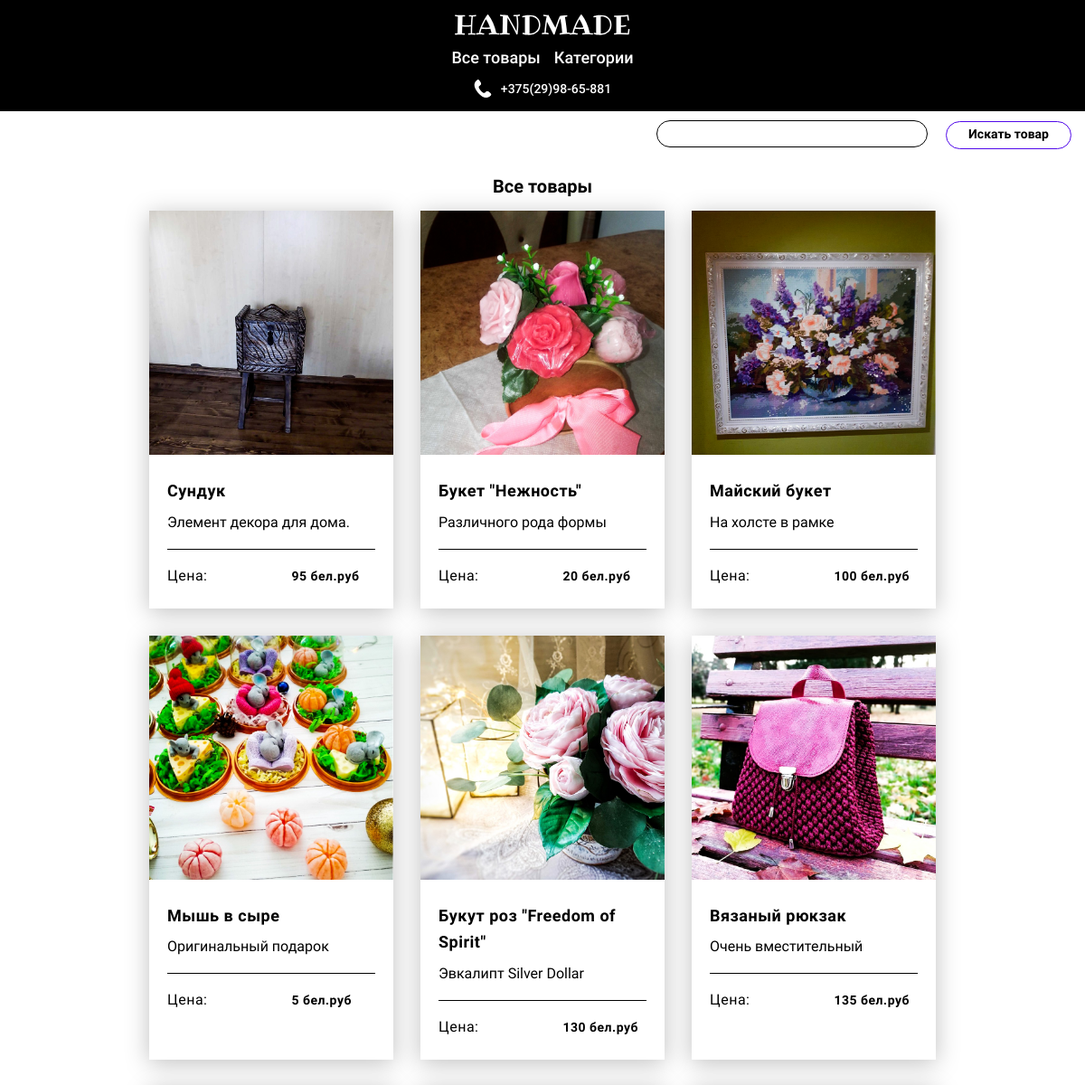
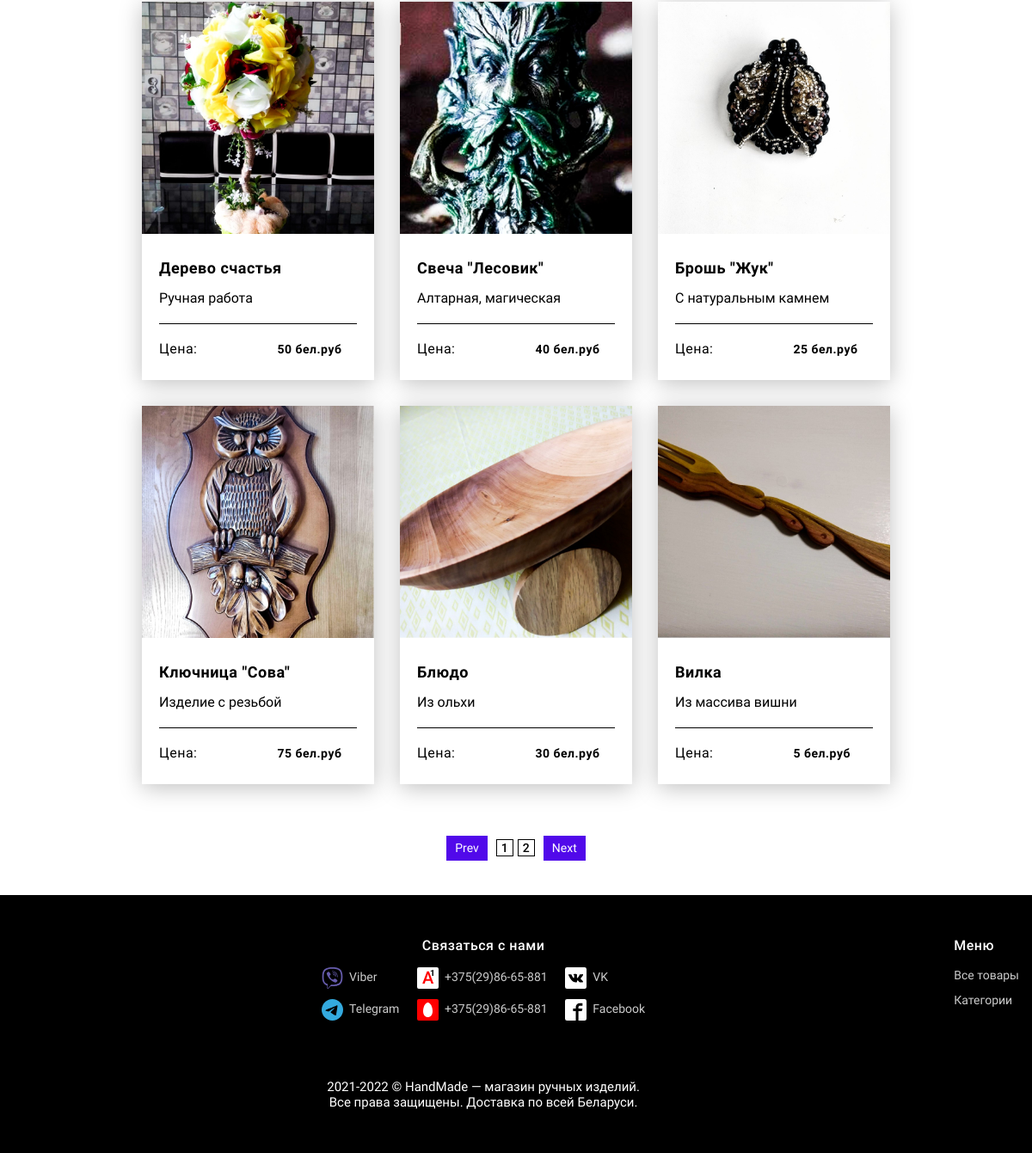
Screenshot of /all_products/1 with the database file from the repository (2 pictures, top to bottom).
### app.py (models this page shows, shortened)
class Product(db.Model):
    id = db.Column(db.Integer, primary_key=True)
    title = db.Column(db.String(80), default='Product №' + id)
    desc = db.Column(db.Text, default='There is no description')
    desc_opt = db.Column(db.String(250), default='There is no description')
    date = db.Column(db.DateTime, default=datetime.utcnow)
    visibility = db.Column(db.Boolean, default=True)
    price = db.Column(db.Integer, nullable=True)
    categories = db.Column(db.String(250), nullable=True)
    image = db.Column(db.String(250), nullable=True)
    author = db.Column(db.String(250), nullable=True)
    availability = db.Column(db.Integer, nullable=True)
    assignment = db.Column(db.String(250), nullable=True)
    material = db.Column(db.String(250), nullable=True)
    material_opt = db.Column(db.String(250), nullable=True)
    color = db.Column(db.String(250), nullable=True)
    color_opt = db.Column(db.String(250), nullable=True)
    size = db.Column(db.String(250), nullable=True)
    weight = db.Column(db.String(250), nullable=True)
    guarantee = db.Column(db.String(250), nullable=True)

### app.py (the view)
@app.route('/all_products/<int:page_num>')
def all_products(page_num=1):
    products = Product.query.filter(Product.visibility == True).order_by(Product.date).paginate(per_page=12,
                                                                                                page=page_num,
                                                                                                error_out=True)
    return render_template('all_products.html', products=products)

### templates/all_products.html (shortened to what this page needs)
{% extends 'base.html' %}
{% block body %}
    <div class="page">
        <div class="container">
            <div class="page__content">
                <section class="all-goods">
                    <div class="all-goods__title">Все товары</div>
                    <div class="cards">
                        {% for el in products.items %}
                        <div class="card">
                            <a href="{{ url_for('product', id=el.id) }}" class="card__link">
                                <div class="card__top">
                                    <img src="{{ url_for('static', filename=(el.image.split(' '))[0]) }}" alt="card" class="card__img">
                                </div>
                                <div class="card__bottom">
                                    <div class="card__title">{{el.title}}</div>
                                    <div class="card__text">{{el.desc_opt}}</div>
                                    <div class="card__price">Цена:<span>{{el.price}} бел.руб</span></div>
                                </div>
                            </a>
                        </div>
                        {% endfor %}
                    </div>
                    <div class="pagination">
                        <div class="pagination__content">
                            {% if products.has_prev %}
                                <a href="{{ url_for('all_products', page_num=products.prev_num) }}" class="pagination__button-left pagination__button">Prev</a>
                            {% else %}
                                <a href="#" class="pagination__button-left pagination__button">Prev</a>
                            {% endif %}
                            {% for page in products.iter_pages(left_edge=3, right_edge=4) %}
                            {% if page %}
                                {% if page != products.page %}
                                <a href="{{ url_for('all_products', page_num=page) }}" class="pagination__item">{{ page }}</a>
                                {% else %}
                                <a href="#" class="pagination__item">{{ page }}</a>
                                {% endif %}
                            {% endif %}
                            {% endfor %}
                            {% if products.has_next %}
                                <a href="{{ url_for('all_products', page_num=products.next_num) }}" class="pagination__button-right pagination__button">Next</a>
                            {% else %}
                                <a href="#" class="pagination__button-right pagination__button">Next</a>
                            {% endif %}
                        </div>
                    </div>
                </section>
            </div>
        </div>
    </div>
{% endblock %}

### static/css/app.css (style rules this page uses)
html { line-height: 1.15; -webkit-text-size-adjust: 100% }
body { margin: 0 }
a { background-color: transparent }
img { border-style: none }
img { display: block }
body { color: #fff; font-size: 14px; font-weight: 400; line-height: 19px; font-family: Roboto }
.container { max-width: 1200px; margin: 0 auto; padding: 0 15px }
.all-goods, .categories, .new-goods, .popular-goods, .goods-categories, .similar-products { padding: 10px 0 0 0 }
.all-goods__title, .categories__title, .new-goods__title, .popular-goods__title, .goods-categories__title, .similar-products__title { font-size: 20px; line-height: 1.15; font-weight: 700; color: #000; margin-bottom: 15px }
.cards { display: -webkit-box; display: -ms-flexbox; display: flex; width: 100%; -ms-flex-wrap: wrap; flex-wrap: wrap; -webkit-box-pack: justify; -ms-flex-pack: justify; column-gap: 30px; padding-bottom: 30px }
.cards .card { min-width: 270px; width: 270px; margin-bottom: 30px; -webkit-box-shadow: 0 4px 25px rgba(0,0,0,.25); box-shadow: 0 4px 25px rgba(0,0,0,.25) }
.card { -webkit-transition: .4s linear; -o-transition: .4s linear; transition: .4s linear }
.card__link { text-decoration: none }
.card__top { position: relative; height: 270px; overflow: hidden }
.card__img { width: 100%; height: 100%; object-fit: cover; position: absolute; left: 50%; transform: translateX(-50%); -webkit-transition: .4s linear; -o-transition: .4s linear; transition: transform .4s linear }
.card__bottom { color: #000; padding: 25px 20px 26px; word-wrap: break-word; }
.card__title { font-weight: 700; font-size: 18px; line-height: 1.66; letter-spacing: .5px; text-decoration: none; margin-bottom: 10px }
.card__text { font-size: 16px; line-height: 19px; padding-bottom: 21px; position: relative }
.card__text::after { content: ""; display: block; position: absolute; bottom: 0; width: 100%; height: 1px; background-color: #000 }
.card__price { padding-top: 20px; font-size: 16px; line-height: 1.18; letter-spacing: .5px }
.card__price span { margin-left: 93px; font-weight: 700; font-size: 14px; line-height: 1.14 }
.all-goods { padding: 20px 0 40px 0 }
.pagination a { text-decoration: none }
.pagination__content { color: #000; display: -webkit-box; display: -ms-flexbox; display: flex; -webkit-box-align: center; -ms-flex-align: center; align-items: center; -webkit-box-pack: center; -ms-flex-pack: center; justify-content: center; text-align: center }
.pagination__item { padding-top: 2px; font-weight: 500; font-size: 14px; line-height: 1.14; color: #000; cursor: pointer; width: 20px; height: 20px; border: 1px solid #000 }
.pagination__button-left { margin-right: 10px }
.pagination__button-right { margin-left: 10px }
.pagination__item + .pagination__item { margin-left: 5px }
.pagination__button { background-color: #5109ea; color: #fff; padding: 5px 10px }
body { position: relative; }
@media (max-width:1200px) { .all-goods__title, .categories__title, .new-goods__title, .popular-goods__title, .goods-categories__title, .goods-categorie__title, .similar-products__title { text-align: center } }
@media (max-width:1200px) { .cards { width: 870px; margin: 0 auto; -ms-flex-wrap: wrap; flex-wrap: wrap } }

### rows the page displays
Product: shows a picture, title "Сундук", desc_opt "Элемент декора для дома.", price "95"
Product: shows a picture, title "Букет \"Нежность\"", desc_opt "Различного рода формы", price "20"
Product: shows a picture, title "Майский букет", desc_opt "На холсте в рамке", price "100"
Product: shows a picture, title "Мышь в сыре", desc_opt "Оригинальный подарок", price "5"
Product: shows a picture, title "Букут роз \"Freedom of Spirit\"", desc_opt "Эвкалипт Silver Dollar", price "130"
Product: shows a picture, title "Вязаный рюкзак", desc_opt "Очень вместительный", price "135"
Product: shows a picture, title "Дерево счастья", desc_opt "Ручная работа", price "50"
Product: shows a picture, title "Свеча \"Лесовик\"", desc_opt "Алтарная, магическая", price "40"
Product: shows a picture, title "Брошь \"Жук\"", desc_opt "С натуральным камнем", price "25"
Product: shows a picture, title "Ключница \"Сова\"", desc_opt "Изделие с резьбой", price "75"
Product: shows a picture, title "Блюдо", desc_opt "Из ольхи", price "30"
Product: shows a picture, title "Вилка", desc_opt "Из массива вишни", price "5"

### other values shown
{{ page }} "1"
{{ page }} "2"
